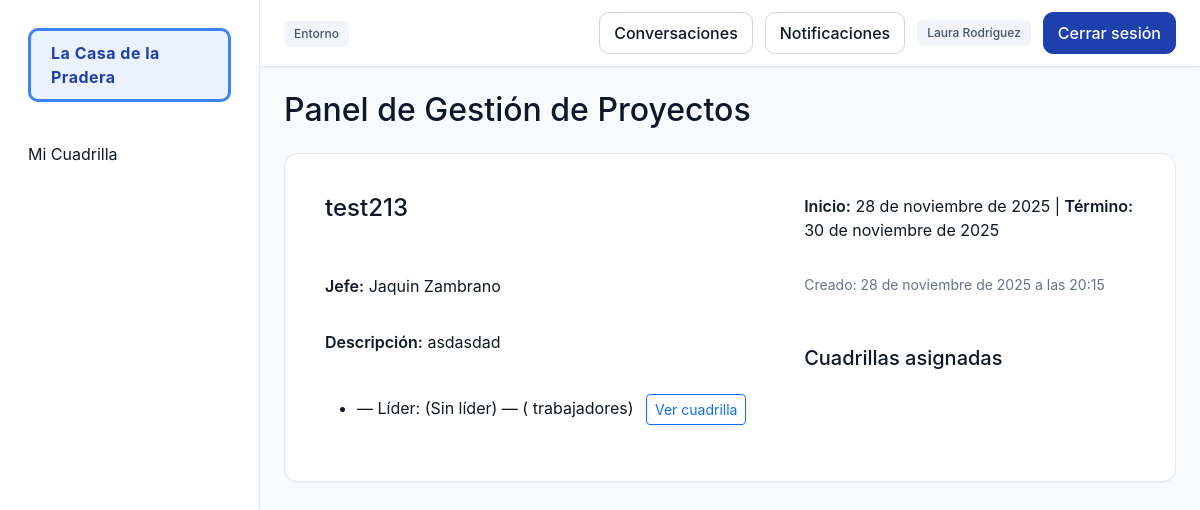
The app's page /proyectos/panel/ (signed in) with its own data.
### proyectos/models.py (models this page shows, shortened)
class Proyecto(models.Model):
    nombre = models.CharField(max_length=100)
    descripcion = models.TextField(blank=True)
    TIPO_CHOICES = [
        ('construccion', 'Construcción'),
        ('mantenimiento', 'Mantenimiento'),
        ('instalacion', 'Instalación'),
        ('otro', 'Otro'),
    ]
    tipo = models.CharField(max_length=30, choices=TIPO_CHOICES, default='otro')
    COMPLEJIDAD_CHOICES = [
        ('baja', 'Baja'),
        ('media', 'Media'),
        ('alta', 'Alta'),
    ]
    complejidad = models.CharField(max_length=10, choices=COMPLEJIDAD_CHOICES, default='media')
    fecha_inicio = models.DateField()
    fecha_termino = models.DateField(null=True, blank=True)
    jefe = models.ForeignKey(User, on_delete=models.CASCADE, related_name='proyectos')
    created_by = models.ForeignKey(User, on_delete=models.SET_NULL, null=True, blank=True, related_name='proyectos_creados')
    created_at = models.DateTimeField(auto_now_add=True)
    activo = models.BooleanField(default=True)

### personal/models.py (models this page shows, shortened)
class Cuadrilla(models.Model):
    nombre = models.CharField(max_length=100)
    proyecto = models.ForeignKey(Proyecto, on_delete=models.CASCADE, related_name='cuadrillas', null=True, blank=True)
    lider = models.ForeignKey(User, on_delete=models.SET_NULL, null=True, blank=True, related_name='cuadrillas_lideradas')

### proyectos/views.py (the view, shortened to what this page needs)
# urls.py: path('panel/', views.panel_proyectos, name='panel'),
@login_required
def panel_proyectos(request):
    user = request.user
    from personal.models import Asignacion
    asign = Asignacion.objects.filter(trabajador=user).select_related('cuadrilla__proyecto').first()
    if asign and asign.cuadrilla and asign.cuadrilla.proyecto:
        p = asign.cuadrilla.proyecto
        data = [{'proyecto': p, 'cuadrillas': [asign.cuadrilla]}]
        return render(request, 'panel.html', {'data': data, 'basic': True})
    return render(request, 'panel.html', {'data': []})

### core/context_processors.py (called while the page is built)
def notificaciones_no_leidas(request):
    if request.user.is_authenticated:
        return {
            "notifs_no_leidas": request.user.notificaciones.filter(leida=False).count()
        }
    return {"notifs_no_leidas": 0}

### personal/templatetags/custom_tags.py (called while the page is built)
@register.filter
def has_group(user, group_name):
    return user.groups.filter(name=group_name).exists()

### proyectos/templates/panel.html (shortened to what this page needs)
{% extends 'base.html' %}
{% load static %}
{% block extra_css %}
<link rel="stylesheet" href="{% static 'css/proyectos/proyectos.css' %}">
{% endblock %}
{% block content %}
<h2>Panel de Gestión de Proyectos</h2>
{% if data %}
{% for item in data %}
    <div class="card mt-4">
    <div class="card-body proyecto-card" data-nombre="{{ item.proyecto.nombre|lower }}" data-jefe="{{ item.proyecto.jefe.get_full_name|default:item.proyecto.jefe.username|lower }}" data-activo="true"
        {% if item.proyecto.jefe %}data-jefe-id="{{ item.proyecto.jefe.id }}"{% else %}data-jefe-id=""{% endif %}>
        <h4>
            {{ item.proyecto.nombre }}
        </h4>
          <p><strong>Inicio:</strong> {{ item.proyecto.fecha_inicio }} |
              <strong>Término:</strong> {{ item.proyecto.fecha_termino|default:"—" }}</p>
          <p><strong>Jefe:</strong> {{ item.proyecto.jefe.get_full_name|default:item.proyecto.jefe.username }}</p>
          <p class="small">Creado: {{ item.proyecto.created_at }}</p>
        <p><strong>Descripción:</strong> {{ item.proyecto.descripcion|default:"Sin descripción" }}</p>
        <h5 class="mt-3">Cuadrillas asignadas</h5>
        {% if item.cuadrillas %}
            <ul>
                {% for citem in item.cuadrillas %}
                    {% with c=citem.cuadrilla %}
                    <li>
                        — Líder: {{ c.lider.username|default:"(Sin líder)" }}
                        — ({{ c.asignaciones.count }} trabajadores)
                        <a href="{% url 'personal:detalle_cuadrilla' c.id %}" class="btn btn-sm btn-outline-primary ms-2">
                            Ver cuadrilla
                        </a>
                    </li>
                    {% endwith %}
                {% endfor %}
            </ul>
        {% else %}
            <p>No hay cuadrillas asignadas.</p>
        {% endif %}
    </div>
</div>
{% endfor %}
{% else %}
<p class="mt-3">No tienes proyectos registrados aún.</p>
{% endif %}
    {% if cuadrillas_sin_proyecto and cuadrillas_sin_proyecto|length > 0 %}
            {% load custom_tags %}
    {% endif %}
{% endblock %}

### core/templates/base.html (shortened to what this page needs)
{% load custom_tags %}
{% load static %}
<!DOCTYPE html>
<html lang="es">
<head>
    <link href="https://cdn.jsdelivr.net/npm/bootstrap@5.3.2/dist/css/bootstrap.min.css" rel="stylesheet">
    <link rel="stylesheet" href="{% static 'css/base.css' %}">
    <link rel="stylesheet" href="{% static 'css/sidebar.css' %}">
    <link rel="stylesheet" href="{% static 'css/components.css' %}">
    <link rel="stylesheet" href="{% static 'css/tables.css' %}">
    <link rel="stylesheet" href="{% static 'css/forms.css' %}">
    {% block extra_css %}{% endblock %}
</head>
<body {% if request.user.is_authenticated and request.path != '/usuarios/login/' and request.path != '/accounts/login/' %}class="app-shell"{% endif %}>
{% if request.user.is_authenticated and request.path != '/usuarios/login/' and request.path != '/accounts/login/' %}
<aside class="app-sidebar">
    <div class="sidebar-title">
        <span class="sidebar-title-text">La Casa de la Pradera</span>
    </div>
    <nav>
        <ul class="sidebar-nav">
            {% if request.user|has_group:'JefeProyecto' or request.user|has_group:'LiderCuadrilla' %}
            <li>
                <a href="{% url 'dashboard' %}"
                   {% if request.path == '/' or request.path|slice:":10" == '/dashboard' %}aria-current="page"{% endif %}>Dashboard</a>
            </li>
            <li>
                <a href="{% url 'proyectos:panel' %}"
                   {% if '/proyectos' in request.path %}aria-current="page"{% endif %}>Gestión de proyectos</a>
            </li>
            <li>
                <a href="{% url 'personal:crear_cuadrilla' %}"
                   {% if '/personal' in request.path %}aria-current="page"{% endif %}>Gestión de cuadrillas</a>
            </li>
            {% elif request.user|has_group:'Trabajador' %}
            <li>
                <a href="{% url 'personal:mi_cuadrilla' %}"
                   {% if '/personal/mi-cuadrilla' in request.path %}aria-current="page"{% endif %}>Mi Cuadrilla</a>
            </li>
            {% endif %}
        </ul>
    </nav>
</aside>
<header class="app-header">
    <div class="header-left">
        <span class="badge badge--muted">Entorno</span>
    </div>
    <div class="header-actions">
        <a class="btn btn--ghost" href="{% url 'comunicacion:conversations_list' %}">Conversaciones</a>
        <a class="btn btn--ghost" href="{% url 'personal:mis_notificaciones' %}">
            Notificaciones
        </a>
        <span class="badge badge--muted">{{ request.user.first_name }} {{ request.user.last_name }}</span>
        <a href="{% url 'usuarios:logout' %}" class="btn btn--primary">Cerrar sesión</a>
    </div>
</header>
{% endif %}
<main class="app-content">
    {% block content %}{% endblock %}
</main>
</body>
</html>

### static/css/proyectos/proyectos.css (style rules this page uses)
.proyecto-card { display: grid; grid-template-columns: 1.4fr 1fr; gap: var(--space-4); }
.card h2, .card h3, .card h4, .card h5 { color: var(--color-text); }
.card p { color: var(--color-text); }
.card p strong { color: var(--color-text); font-weight: 600; }
.card ul li { color: var(--color-text); }
.card .small { color: var(--color-muted); }

### core/templates/base.html (style rules this page uses)
.sidebar-title-text { display: inline-block !important; padding: 10px 20px !important; border-radius: 10px !important; border: 3px solid #3b82f6 !important; background: rgba(59, 130, 246, 0.1) !important; color: #1e40af !important; font-weight: 700 !important; letter-spacing: 0.5px !important; animation: titlePulse 2s ease-in-out infinite !important; transition: all 0.3s ease !important; box-shadow: 0 0 0 0 rgba(59, 130, 246, 0.4) !important; }

### records on screen
Proyecto: proyecto.nombre "test213", proyecto.fecha_inicio "28 de noviembre de 2025", proyecto.fecha_termino "30 de noviembre de 2025", proyecto.jefe.get_full_name "Jaquin Zambrano", proyecto.created_at "28 de noviembre de 2025 a las 20:15", proyecto.descripcion "asdasdad"
Cuadrilla: cuadrilla.lider.username "(Sin líder)"

### other values on screen
{{ request.user.first_name }} "Laura"
{{ request.user.last_name }} "Rodríguez"
